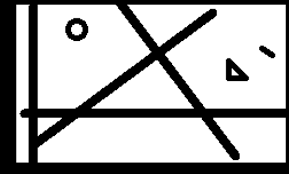
#> input picture Cap08_Segmentacion/imagenes/edge_bold.png, 289 x 174 px
$ jupyter execute 'Transformada Hough.ipynb'
#> lines starting #> are read from the running program, lines starting #| are printed output that depends on the picture; after the words box and inside, x2 and y2 are one past the last pixel; in counts of white or black regions, pixels touching at a corner belong together; long printed decimals are rounded
<h1 align="center"><strong>Transformada de Hough</strong></h1>

**1.¿Qué es y para que sirve la Transformada de Hough?**

Es una técnica utilizada para detectar figuras en una imagen digital que pueden ser expresadas matemáticamente, tales como rectas, círculos o elipses.

[Reference](https://colab.research.google.com/github/YoniChechik/AI_is_Math/blob/master/c_04b_hough_transform/hough_transform.ipynb)

[cell 1]
from matplotlib import pyplot as plt
import cv2
import numpy as np
import os

figsize = (10, 10)
os.chdir(r"C:\Users\titos\Github\Procesamiento Imagenes\Cap08_Segmentacion\imagenes")

## Import an image

[cell 2]
im3 = cv2.imread("edge_bold.png")
#> im3 is the input picture: shape (174, 289, 3); min 0, max 255, mean 175.6
im = cv2.cvtColor(im3, cv2.COLOR_BGR2GRAY)

plt.figure(figsize=figsize)
plt.imshow(im, cmap="gray", vmin=0, vmax=255)
plt.show()

## Detección de Bordes usando Canny
For more details about Canny edge detection, look at lecture 3

[cell 3]
mag_im = cv2.Canny(im, 50, 400) # Imagen binaria
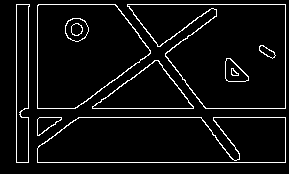
#> mag_im: shape (174, 289); 5.6% white in thin lines or dots, all inside (x1, y1, x2, y2) = (16, 4, 286, 163)

plt.figure(figsize=figsize)
plt.imshow(mag_im,cmap = 'gray')
plt.show()

## Inicializamos la matriz  de acumulación(H)

Creamos un arreglo H bidimensional donde cada elemento de H está relacionado a una pareja de coordenadas $(\rho  , \theta)$.

Inicialmente se tiene $ H(\rho  , \theta) = 0 $

[cell 4]
# choose p(or r) size
r_step = 1
rmax = np.sqrt(im.shape[0] ** 2 + im.shape[1] ** 2)
#> rmax = 337.3
r_vec = np.arange(-rmax, rmax, r_step)
#> r_vec = 675 values from -337.3 to 336.7

# choose theta size
t_step = np.pi / 180
t_vec = np.arange(0, np.pi, t_step)

# accumulation matrix
acc_mat = np.zeros((r_vec.shape[0], t_vec.shape[0])) # H(p,theta)

## Llenando la matriz de acumulación

Para cada punto que se encuentre dentro de los bordes de la imagen($\rho_{i} = (x_{i},y_{i})$), vamos a incrementar el valor de H en cada pareja de coordenadas  $(\rho  , \theta)$ , que se encuentre en la curva paramétrica asociada al punto $\rho_{i}$.

$ H(\rho  , \theta) = H(\rho  , \theta) + 1 $

$ \forall \rho = x_{i} \times cos(\theta) + y_{i} \times sen(\theta) $

[cell 5]
# get indices of edges
edge_inds = np.argwhere(mag_im > 0) # Indices que pertenecen a los bordes
#> edge_inds = 2822 pairs, first value 4 to 162, second value 16 to 285

# run on all theta and edge indices and find corresponding R
for t_ind, t0 in enumerate(t_vec):
    for yx in edge_inds:
        x = yx[1]
        y = yx[0]

        r0 = x * np.cos(t0) + y * np.sin(t0) # Valor de p en esta iteracion
        r_ind = np.argmin(np.abs(r0 - r_vec)) # Hallando el indice

        acc_mat[r_ind, t_ind] += 1
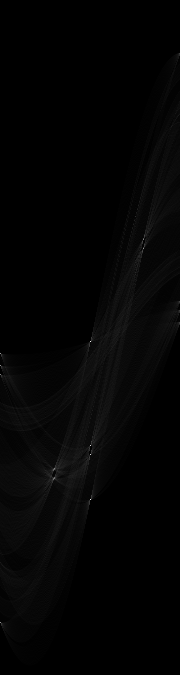
#> acc_mat: shape (675, 180) float64; min 0, max 262, mean 4.2; drawn with min black and max white

[cell 6]
plt.figure(figsize=figsize)
plt.imshow(acc_mat, extent=[0, 180, rmax, -rmax], aspect="auto", cmap = "gray")
plt.xlabel("theta")
plt.ylabel("r")
plt.title("Matriz de acumulación")
plt.show()

La curva anterior contiene todas las combinaciones posibles de $\rho  , \theta $ que corresponden al punto en cuestión.

Bajo este procedimiento se puede determinar que recta $(\rho  , \theta)$ es la que recibe más votos por los bordes de la imagen.

## Threshold accumulation matrix

[cell 7]
TH = 120
acc_mat_th = acc_mat > TH

plt.figure(figsize=figsize)
plt.imshow(acc_mat_th, extent=[0, 180, rmax, -rmax], aspect="auto", cmap = "gray")
plt.xlabel("theta")
plt.ylabel("r")
plt.title("accumulation matrix TH")
plt.show()
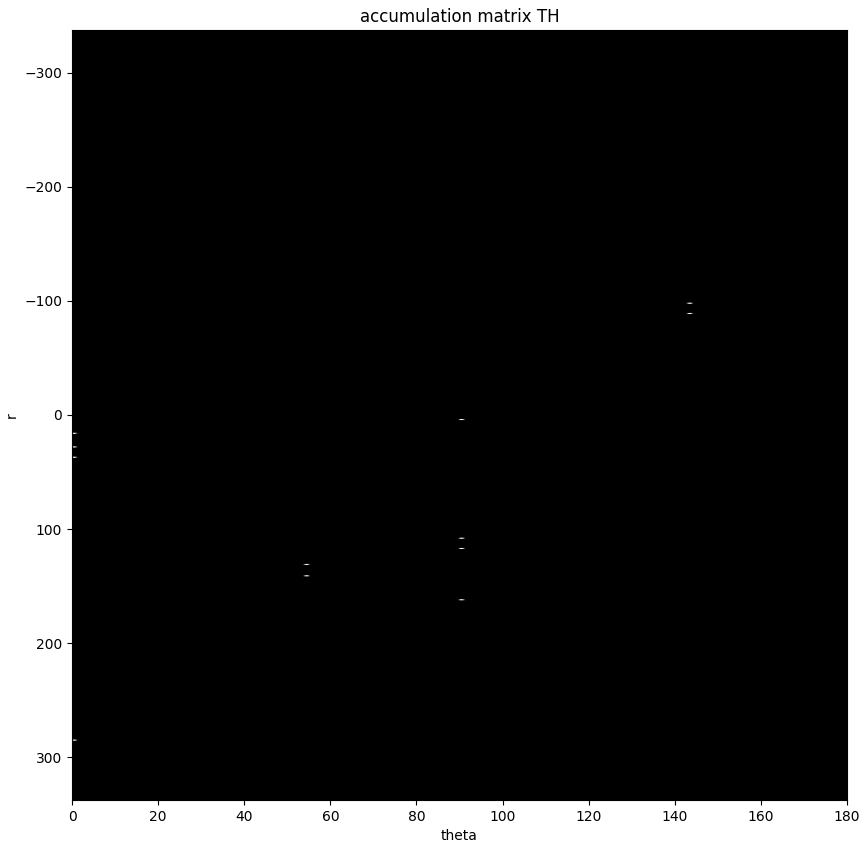
#> figure drawn by matplotlib, 1 panel

Cada par $(\rho  , \theta)$ resaltado en el gráfico anterior representa una recta en el plano xy.

## Dibujando líneas encontradas por Hough

[cell 8]
# get indices of acc_mat_th
edge_inds = np.argwhere(acc_mat_th > 0)

res = im3.copy()
for r_ind, t_ind in edge_inds:
    rho = r_vec[r_ind]
    theta = t_vec[t_ind]

    print("(rho,theta): " + str((rho, theta / np.pi * 180)))

    a = np.cos(theta)
    b = np.sin(theta)
    x0 = a * rho
    y0 = b * rho
    x1 = int(x0 + 1000 * (-b))
    y1 = int(y0 + 1000 * (a))
    x2 = int(x0 - 1000 * (-b))
    y2 = int(y0 - 1000 * (a))

    res = cv2.line(res, (x1, y1), (x2, y2), (0, 0, 255), thickness=1)
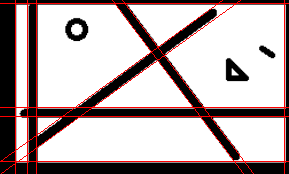
#> res: shape (174, 289, 3); mean B, G, R 169.8, 169.8, 183.1

plt.figure(figsize=figsize)
plt.imshow(res)
plt.show()

## Try cv2.HoughLines
This implementation is faster since it was done in C

[cell 9]
lines = cv2.HoughLines(mag_im, r_step, t_step, TH)
#> lines = [[162, 1.57], [4, 1.57], [117, 1.57], [108, 1.57], [16, 0], [285, 0], [28, 0], [131, 0.942], [140, 0.942], [-99, 2.5], [37, 0], [-90, 2.5]]
res = im3.copy()

for r_t in lines:
    rho = r_t[0, 0]
    theta = r_t[0, 1]

    print("(rho,theta): " + str((rho, theta / np.pi * 180)))

    a = np.cos(theta)
    b = np.sin(theta)
    x0 = a * rho
    y0 = b * rho
    x1 = int(x0 + 1000 * (-b))
    y1 = int(y0 + 1000 * (a))
    x2 = int(x0 - 1000 * (-b))
    y2 = int(y0 - 1000 * (a))

    res = cv2.line(res, (x1, y1), (x2, y2), (0, 0, 255), thickness=1)
#> this loop made 12 passes
#> (rho, theta, a, b, x0, y0, x1, y1) on passes 1 to 12: (162, 1.57, -4.37e-08, 1, -7.08e-06, 162, -1000, 161), (4, 1.57, -4.37e-08, 1, -1.75e-07, 4, -1000, 3), (117, 1.57, -4.37e-08, 1, -5.11e-06, 117, -1000, 116), (108, 1.57, -4.37e-08, 1, -4.72e-06, 108, -1000, 107), (16, 0, 1, 0, 16, 0, 16, 1000), (285, 0, 1, 0, 285, 0, 285, 1000), (28, 0, 1, 0, 28, 0, 28, 1000), (131, 0.942, 0.588, 0.809, 77, 106, -732, 693), (140, 0.942, 0.588, 0.809, 82.29, 113.3, -726, 701), (-99, 2.5, -0.799, 0.602, 79.06, -59.58, -522, -858), (37, 0, 1, 0, 37, 0, 37, 1000), (-90, 2.5, -0.799, 0.602, 71.88, -54.16, -529, -852)
#| (rho,theta): (162.0, 90.000)
#| (rho,theta): (4.0, 90.000)
#| (rho,theta): (117.0, 90.000)
#| (rho,theta): (108.0, 90.000)
#| (rho,theta): (16.0, 0.0)
#| (rho,theta): (285.0, 0.0)
#| (rho,theta): (28.0, 0.0)
#| (rho,theta): (131.0, 54.000)
#> (further printed lines are left out)
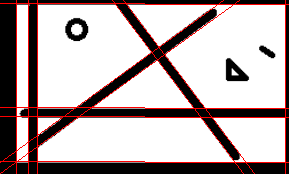
#> res: shape (174, 289, 3); mean B, G, R 169.8, 169.8, 183.1

plt.figure(figsize=figsize)
plt.imshow(res)
plt.show()

## Ejemplo
We can see on the bottom horizontal lines that the "noise" of the tree top edges is interfeering with the line detection.

[cell 10]
im3 = cv2.imread("building.png")
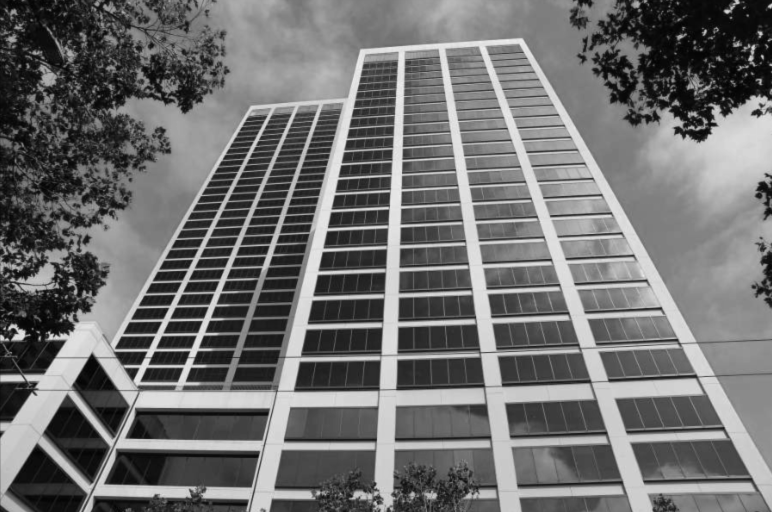
#> input picture Cap08_Segmentacion/imagenes/building.png, 1544 x 1024 px (shown at 1/2 size)
#> im3 is the input picture: shape (1024, 1544, 3); min 2, max 242, mean 111
im3 = cv2.cvtColor(im3, cv2.COLOR_BGR2RGB)
im3 = cv2.resize(im3,(600,600))
#> im3: shape (600, 600, 3)

im = cv2.cvtColor(im3, cv2.COLOR_BGR2GRAY)
#> im: shape (600, 600)
plt.figure(figsize=figsize)
plt.imshow(im, cmap="gray", vmin=0, vmax=255)
plt.show()

mag_im = cv2.Canny(im, 50, 400)
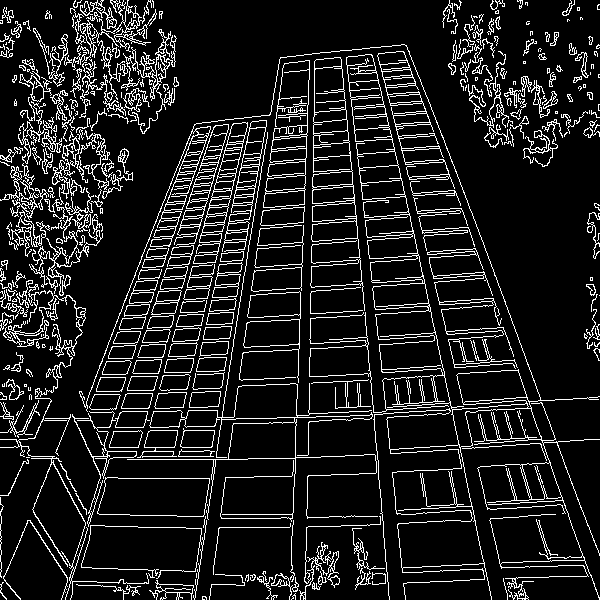
#> mag_im: shape (600, 600); 11.7% white in thin lines or dots

plt.figure(figsize=figsize)
plt.imshow(mag_im)
plt.show()

TH = 200
lines = cv2.HoughLines(mag_im, r_step, t_step, TH)
#> lines = 18 rows, first 8: [-356, 2.93], [289, 0.14], [284, 0.157], [311, 0.0349], [-335, 3.05], [-360, 2.91], [316, 0.0175], [-340, 3.04]
res = im3.copy()

for r_t in lines:
    rho = r_t[0, 0]
    theta = r_t[0, 1]

    a = np.cos(theta)
    b = np.sin(theta)
    x0 = a * rho
    y0 = b * rho
    x1 = int(x0 + 1000 * (-b))
    y1 = int(y0 + 1000 * (a))
    x2 = int(x0 - 1000 * (-b))
    y2 = int(y0 - 1000 * (a))

    res = cv2.line(res, (x1, y1), (x2, y2), (0, 0, 255), thickness=2)
#> this loop made 18 passes
#> (rho, theta, a, b, x0, y0, x1, y1) on passes 1 to 12: (-356, 2.93, -0.978, 0.208, 348.2, -74.02, 140, -1052), (289, 0.14, 0.99, 0.139, 286.2, 40.22, 147, 1030), (284, 0.157, 0.988, 0.156, 280.5, 44.43, 124, 1032), (311, 0.0349, 0.999, 0.0349, 310.8, 10.85, 275, 1010), (-335, 3.05, -0.996, 0.0872, 333.7, -29.2, 246, -1025), (-360, 2.91, -0.974, 0.225, 350.8, -80.98, 125, -1055), (316, 0.0175, 1, 0.0175, 316, 5.51, 298, 1005), (-340, 3.04, -0.995, 0.105, 338.1, -35.54, 233, -1030), (-369, 2.81, -0.946, 0.326, 348.9, -120.1, 23, -1065), (-353, 2.9, -0.97, 0.242, 342.5, -85.4, 100, -1055), (439, 1.5, 0.0698, 0.998, 30.62, 437.9, -966, 507), (287, 1.5, 0.0698, 0.998, 20.02, 286.3, -977, 356)
#> pass 1, `res = cv2.line(res, (x1, y1), (x2, y2), (0, 0, 255), thickness=2)`:
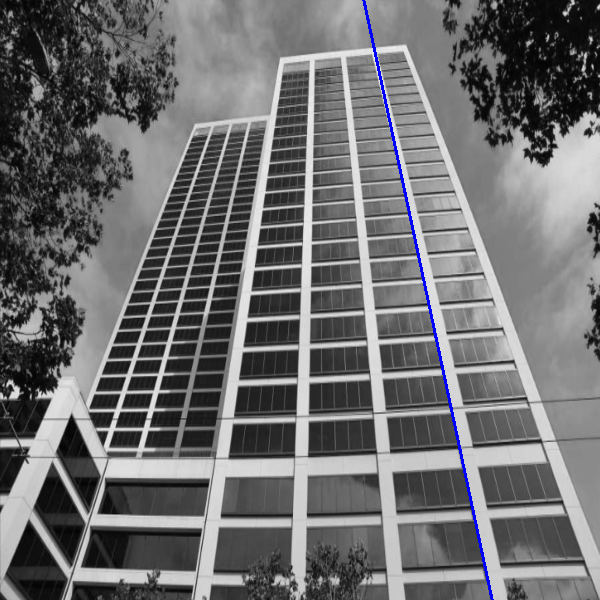
#> res: shape (600, 600, 3); mean R, G, B 110.1, 110.1, 111.4
#> pass 3, `res = cv2.line(res, (x1, y1), (x2, y2), (0, 0, 255), thickness=2)`:
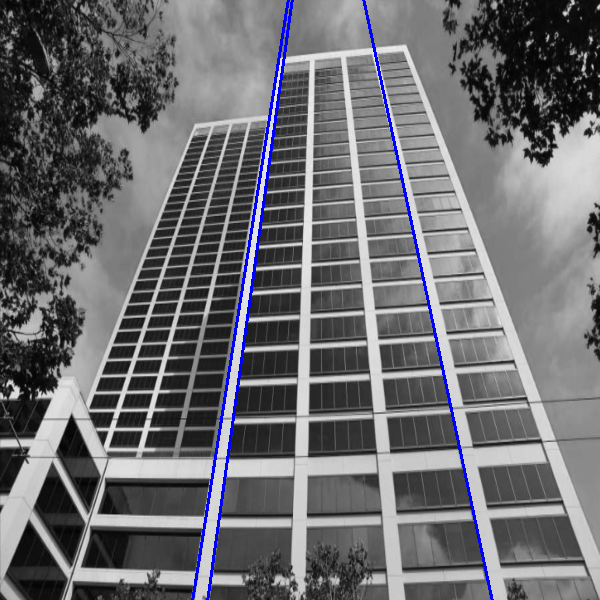
#> res: shape (600, 600, 3); mean R, G, B 108.4, 108.4, 112.2
#> after the loop:
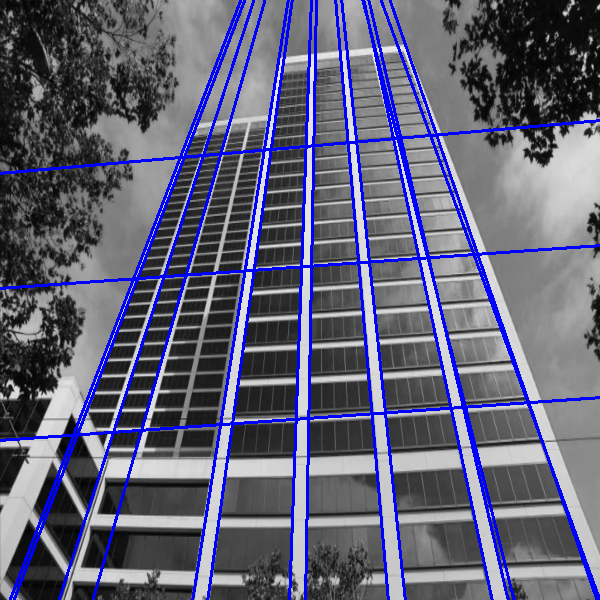
#> res: shape (600, 600, 3); 7.21% of pixels changed, all inside (x1, y1, x2, y2) = (0, 0, 600, 600)

plt.figure(figsize=figsize)
plt.imshow(res)
plt.show()
